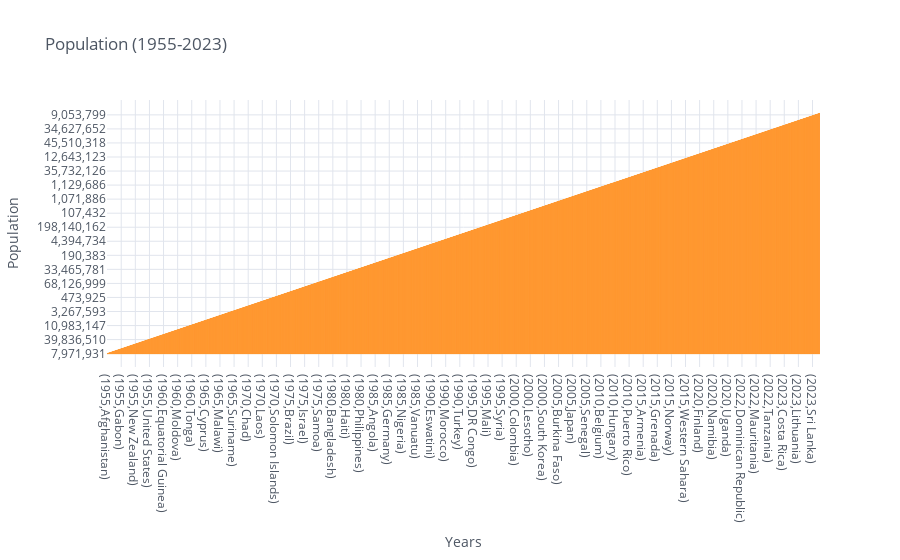

The notebook cell this image was saved under:
### Code cell
#bar chart shows the population's continuous trend of different countries over 1955 to 2023
df3['Population'].iplot(kind='bar',theme='white',xTitle='Years',yTitle='Population',title='Population (1955-2023)')

### Figure 1 — Plotly figure (JSON) as saved in the notebook; plotly's stock layout.template omitted (floating-point values rounded to 4 significant figures; data arrays with more than 128 entries replaced by an {"elided": "..."} marker saying what was removed)
{"data": [{"marker": {"color": "rgba(255, 153, 51, 0.6)", "line": {"color": "rgba(255, 153, 51, 1.0)", "width": 1}}, "name": "Population", "orientation": "v", "text": "", "type": "bar", "x": {"elided": "3184 str values"}, "y": {"elided": "3184 str values"}}], "layout": {"legend": {"bgcolor": "#FFFFFF", "font": {"color": "#4D5663"}}, "paper_bgcolor": "#FFFFFF", "plot_bgcolor": "#FFFFFF", "title": {"font": {"color": "#4D5663"}, "text": "Population (1955-2023)"}, "xaxis": {"gridcolor": "#E1E5ED", "showgrid": true, "tickfont": {"color": "#4D5663"}, "title": {"font": {"color": "#4D5663"}, "text": "Years"}, "zerolinecolor": "#E1E5ED"}, "yaxis": {"gridcolor": "#E1E5ED", "showgrid": true, "tickfont": {"color": "#4D5663"}, "title": {"font": {"color": "#4D5663"}, "text": "Population"}, "zerolinecolor": "#E1E5ED"}}}
